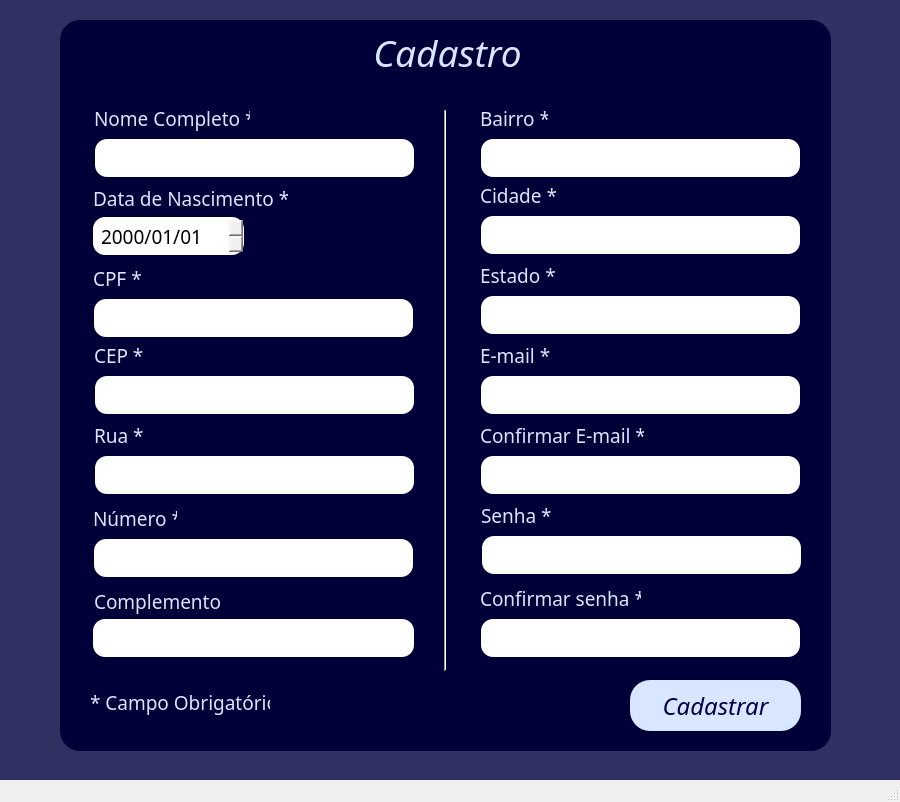
<?xml version="1.0" encoding="UTF-8"?>
<ui version="4.0">
 <class>MainWindow</class>
 <widget class="QMainWindow" name="MainWindow">
  <property name="geometry">
   <rect>
    <x>0</x>
    <y>0</y>
    <width>900</width>
    <height>802</height>
   </rect>
  </property>
  <property name="windowTitle">
   <string>MainWindow</string>
  </property>
  <widget class="QWidget" name="centralwidget">
   <widget class="QLabel" name="label">
    <property name="geometry">
     <rect>
      <x>94</x>
      <y>106</y>
      <width>156</width>
      <height>25</height>
     </rect>
    </property>
    <property name="font">
     <font>
      <family>Yu Gothic Medium</family>
      <pointsize>14</pointsize>
      <italic>false</italic>
     </font>
    </property>
    <property name="styleSheet">
     <string notr="true">QLabel{
	color: rgb(216, 231, 255)
}</string>
    </property>
    <property name="text">
     <string>Nome Completo *</string>
    </property>
   </widget>
   <widget class="QLineEdit" name="lineEdit_nome">
    <property name="geometry">
     <rect>
      <x>93</x>
      <y>139</y>
      <width>321</width>
      <height>38</height>
     </rect>
    </property>
    <property name="font">
     <font>
      <family>Yu Gothic Medium</family>
      <pointsize>14</pointsize>
      <weight>50</weight>
      <bold>false</bold>
     </font>
    </property>
    <property name="styleSheet">
     <string notr="true">QLineEdit{
	border-radius: 12px;
	padding: 6px;
	margin-left: 2px solid rgb(49, 48, 98);
}</string>
    </property>
    <property name="text">
     <string/>
    </property>
   </widget>
   <widget class="QPushButton" name="pushButton_cadastrar">
    <property name="geometry">
     <rect>
      <x>630</x>
      <y>680</y>
      <width>171</width>
      <height>51</height>
     </rect>
    </property>
    <property name="font">
     <font>
      <family>Harlow Solid Italic</family>
      <pointsize>18</pointsize>
      <italic>true</italic>
     </font>
    </property>
    <property name="styleSheet">
     <string notr="true">QPushButton{
	background-color:rgb(216, 231, 255);
color: rgb(0, 0, 76);
border-radius: 20px
}</string>
    </property>
    <property name="text">
     <string>Cadastrar</string>
    </property>
   </widget>
   <widget class="QLabel" name="label_3">
    <property name="geometry">
     <rect>
      <x>93</x>
      <y>186</y>
      <width>195</width>
      <height>25</height>
     </rect>
    </property>
    <property name="font">
     <font>
      <family>Yu Gothic Medium</family>
      <pointsize>14</pointsize>
      <italic>false</italic>
     </font>
    </property>
    <property name="styleSheet">
     <string notr="true">QLabel{
	color: rgb(216, 231, 255)
}</string>
    </property>
    <property name="text">
     <string>Data de Nascimento *</string>
    </property>
   </widget>
   <widget class="QDateEdit" name="dateEdit_nasc">
    <property name="geometry">
     <rect>
      <x>93</x>
      <y>217</y>
      <width>151</width>
      <height>38</height>
     </rect>
    </property>
    <property name="font">
     <font>
      <family>Yu Gothic Medium</family>
      <pointsize>14</pointsize>
     </font>
    </property>
    <property name="styleSheet">
     <string notr="true">QDateEdit{
	border-radius: 12px;
padding: 6px
}</string>
    </property>
    <property name="displayFormat">
     <string>yyyy/MM/dd</string>
    </property>
   </widget>
   <widget class="QLabel" name="label_6">
    <property name="geometry">
     <rect>
      <x>60</x>
      <y>20</y>
      <width>771</width>
      <height>731</height>
     </rect>
    </property>
    <property name="styleSheet">
     <string notr="true">QLabel{
	background-color:rgb(0, 0, 57);
	border-radius: 20px
}</string>
    </property>
    <property name="text">
     <string/>
    </property>
   </widget>
   <widget class="QLabel" name="label_7">
    <property name="geometry">
     <rect>
      <x>330</x>
      <y>22</y>
      <width>235</width>
      <height>61</height>
     </rect>
    </property>
    <property name="font">
     <font>
      <family>Harlow Solid Italic</family>
      <pointsize>28</pointsize>
      <weight>50</weight>
      <italic>true</italic>
      <bold>false</bold>
     </font>
    </property>
    <property name="styleSheet">
     <string notr="true">QLabel{
	color: rgb(216, 231, 255)
}</string>
    </property>
    <property name="text">
     <string>Cadastro</string>
    </property>
    <property name="alignment">
     <set>Qt::AlignCenter</set>
    </property>
   </widget>
   <widget class="QLabel" name="label_10">
    <property name="geometry">
     <rect>
      <x>0</x>
      <y>0</y>
      <width>911</width>
      <height>791</height>
     </rect>
    </property>
    <property name="styleSheet">
     <string notr="true">QLabel{
background-color:rgb(49, 48, 98)
}</string>
    </property>
    <property name="text">
     <string/>
    </property>
   </widget>
   <widget class="QLabel" name="label_2">
    <property name="geometry">
     <rect>
      <x>93</x>
      <y>266</y>
      <width>52</width>
      <height>25</height>
     </rect>
    </property>
    <property name="font">
     <font>
      <family>Yu Gothic Medium</family>
      <pointsize>14</pointsize>
      <italic>false</italic>
     </font>
    </property>
    <property name="styleSheet">
     <string notr="true">QLabel{
	color: rgb(216, 231, 255)
}</string>
    </property>
    <property name="text">
     <string>CPF *</string>
    </property>
   </widget>
   <widget class="QLineEdit" name="lineEdit_cpf">
    <property name="geometry">
     <rect>
      <x>92</x>
      <y>299</y>
      <width>321</width>
      <height>38</height>
     </rect>
    </property>
    <property name="font">
     <font>
      <family>Yu Gothic Medium</family>
      <pointsize>14</pointsize>
      <weight>50</weight>
      <bold>false</bold>
     </font>
    </property>
    <property name="styleSheet">
     <string notr="true">QLineEdit{
	border-radius: 12px;
	padding: 6px;
	margin-left: 2px solid rgb(49, 48, 98);
}</string>
    </property>
    <property name="text">
     <string/>
    </property>
   </widget>
   <widget class="QLabel" name="label_4">
    <property name="geometry">
     <rect>
      <x>94</x>
      <y>586</y>
      <width>152</width>
      <height>31</height>
     </rect>
    </property>
    <property name="font">
     <font>
      <family>Yu Gothic Medium</family>
      <pointsize>14</pointsize>
      <italic>false</italic>
     </font>
    </property>
    <property name="styleSheet">
     <string notr="true">QLabel{
	color: rgb(216, 231, 255)
}</string>
    </property>
    <property name="text">
     <string>Complemento</string>
    </property>
   </widget>
   <widget class="QLineEdit" name="lineEdit_complemento">
    <property name="geometry">
     <rect>
      <x>93</x>
      <y>619</y>
      <width>321</width>
      <height>38</height>
     </rect>
    </property>
    <property name="font">
     <font>
      <family>Yu Gothic Medium</family>
      <pointsize>14</pointsize>
      <weight>50</weight>
      <bold>false</bold>
     </font>
    </property>
    <property name="styleSheet">
     <string notr="true">QLineEdit{
	border-radius: 12px;
	padding: 6px;
}</string>
    </property>
    <property name="text">
     <string/>
    </property>
   </widget>
   <widget class="QLabel" name="label_5">
    <property name="geometry">
     <rect>
      <x>480</x>
      <y>106</y>
      <width>68</width>
      <height>25</height>
     </rect>
    </property>
    <property name="font">
     <font>
      <family>Yu Gothic Medium</family>
      <pointsize>14</pointsize>
      <italic>false</italic>
     </font>
    </property>
    <property name="styleSheet">
     <string notr="true">QLabel{
	color: rgb(216, 231, 255)
}</string>
    </property>
    <property name="text">
     <string>Bairro *</string>
    </property>
   </widget>
   <widget class="QLineEdit" name="lineEdit_bairro">
    <property name="geometry">
     <rect>
      <x>479</x>
      <y>139</y>
      <width>321</width>
      <height>38</height>
     </rect>
    </property>
    <property name="font">
     <font>
      <family>Yu Gothic Medium</family>
      <pointsize>14</pointsize>
      <weight>50</weight>
      <bold>false</bold>
     </font>
    </property>
    <property name="styleSheet">
     <string notr="true">QLineEdit{
	border-radius: 12px;
	padding: 6px;
	margin-left: 2px solid rgb(49, 48, 98);
}</string>
    </property>
    <property name="text">
     <string/>
    </property>
   </widget>
   <widget class="QLabel" name="label_8">
    <property name="geometry">
     <rect>
      <x>480</x>
      <y>183</y>
      <width>76</width>
      <height>25</height>
     </rect>
    </property>
    <property name="font">
     <font>
      <family>Yu Gothic Medium</family>
      <pointsize>14</pointsize>
      <italic>false</italic>
     </font>
    </property>
    <property name="styleSheet">
     <string notr="true">QLabel{
	color: rgb(216, 231, 255)
}</string>
    </property>
    <property name="text">
     <string>Cidade *</string>
    </property>
   </widget>
   <widget class="QLineEdit" name="lineEdit_cidade">
    <property name="geometry">
     <rect>
      <x>479</x>
      <y>216</y>
      <width>321</width>
      <height>38</height>
     </rect>
    </property>
    <property name="font">
     <font>
      <family>Yu Gothic Medium</family>
      <pointsize>14</pointsize>
      <weight>50</weight>
      <bold>false</bold>
     </font>
    </property>
    <property name="styleSheet">
     <string notr="true">QLineEdit{
	border-radius: 12px;
	padding: 6px;
	margin-left: 2px solid rgb(49, 48, 98);
}</string>
    </property>
    <property name="text">
     <string/>
    </property>
   </widget>
   <widget class="QLabel" name="label_9">
    <property name="geometry">
     <rect>
      <x>480</x>
      <y>263</y>
      <width>76</width>
      <height>25</height>
     </rect>
    </property>
    <property name="font">
     <font>
      <family>Yu Gothic Medium</family>
      <pointsize>14</pointsize>
      <italic>false</italic>
     </font>
    </property>
    <property name="styleSheet">
     <string notr="true">QLabel{
	color: rgb(216, 231, 255)
}</string>
    </property>
    <property name="text">
     <string>Estado *</string>
    </property>
   </widget>
   <widget class="QLineEdit" name="lineEdit_estado">
    <property name="geometry">
     <rect>
      <x>479</x>
      <y>296</y>
      <width>321</width>
      <height>38</height>
     </rect>
    </property>
    <property name="font">
     <font>
      <family>Yu Gothic Medium</family>
      <pointsize>14</pointsize>
      <weight>50</weight>
      <bold>false</bold>
     </font>
    </property>
    <property name="styleSheet">
     <string notr="true">QLineEdit{
	border-radius: 12px;
	padding: 6px;
	margin-left: 2px solid rgb(49, 48, 98);
}</string>
    </property>
    <property name="text">
     <string/>
    </property>
   </widget>
   <widget class="QLabel" name="label_11">
    <property name="geometry">
     <rect>
      <x>480</x>
      <y>343</y>
      <width>71</width>
      <height>25</height>
     </rect>
    </property>
    <property name="font">
     <font>
      <family>Yu Gothic Medium</family>
      <pointsize>14</pointsize>
      <italic>false</italic>
     </font>
    </property>
    <property name="styleSheet">
     <string notr="true">QLabel{
	color: rgb(216, 231, 255)
}</string>
    </property>
    <property name="text">
     <string>E-mail *</string>
    </property>
   </widget>
   <widget class="QLineEdit" name="lineEdit_email">
    <property name="geometry">
     <rect>
      <x>479</x>
      <y>376</y>
      <width>321</width>
      <height>38</height>
     </rect>
    </property>
    <property name="font">
     <font>
      <family>Yu Gothic Medium</family>
      <pointsize>14</pointsize>
      <weight>50</weight>
      <bold>false</bold>
     </font>
    </property>
    <property name="styleSheet">
     <string notr="true">QLineEdit{
	border-radius: 12px;
	padding: 6px;
	margin-left: 2px solid rgb(49, 48, 98);
}</string>
    </property>
    <property name="text">
     <string/>
    </property>
   </widget>
   <widget class="QLabel" name="label_12">
    <property name="geometry">
     <rect>
      <x>93</x>
      <y>506</y>
      <width>84</width>
      <height>25</height>
     </rect>
    </property>
    <property name="font">
     <font>
      <family>Yu Gothic Medium</family>
      <pointsize>14</pointsize>
      <italic>false</italic>
     </font>
    </property>
    <property name="styleSheet">
     <string notr="true">QLabel{
	color: rgb(216, 231, 255)
}</string>
    </property>
    <property name="text">
     <string>Número *</string>
    </property>
   </widget>
   <widget class="QLineEdit" name="lineEdit_numero">
    <property name="geometry">
     <rect>
      <x>92</x>
      <y>539</y>
      <width>321</width>
      <height>38</height>
     </rect>
    </property>
    <property name="font">
     <font>
      <family>Yu Gothic Medium</family>
      <pointsize>14</pointsize>
      <weight>50</weight>
      <bold>false</bold>
     </font>
    </property>
    <property name="styleSheet">
     <string notr="true">QLineEdit{
	border-radius: 12px;
	padding: 6px;
	margin-left: 2px solid rgb(49, 48, 98);
}</string>
    </property>
    <property name="text">
     <string/>
    </property>
   </widget>
   <widget class="QLabel" name="label_13">
    <property name="geometry">
     <rect>
      <x>481</x>
      <y>503</y>
      <width>70</width>
      <height>25</height>
     </rect>
    </property>
    <property name="font">
     <font>
      <family>Yu Gothic Medium</family>
      <pointsize>14</pointsize>
      <italic>false</italic>
     </font>
    </property>
    <property name="styleSheet">
     <string notr="true">QLabel{
	color: rgb(216, 231, 255)
}</string>
    </property>
    <property name="text">
     <string>Senha *</string>
    </property>
   </widget>
   <widget class="QLineEdit" name="lineEdit_senha">
    <property name="geometry">
     <rect>
      <x>480</x>
      <y>536</y>
      <width>321</width>
      <height>38</height>
     </rect>
    </property>
    <property name="font">
     <font>
      <family>Yu Gothic Medium</family>
      <pointsize>14</pointsize>
      <weight>50</weight>
      <bold>false</bold>
     </font>
    </property>
    <property name="styleSheet">
     <string notr="true">QLineEdit{
	border-radius: 12px;
	padding: 6px;
	margin-left: 2px solid rgb(49, 48, 98);
}</string>
    </property>
    <property name="text">
     <string/>
    </property>
    <property name="echoMode">
     <enum>QLineEdit::Password</enum>
    </property>
   </widget>
   <widget class="QLabel" name="label_14">
    <property name="geometry">
     <rect>
      <x>480</x>
      <y>586</y>
      <width>161</width>
      <height>25</height>
     </rect>
    </property>
    <property name="font">
     <font>
      <family>Yu Gothic Medium</family>
      <pointsize>14</pointsize>
      <italic>false</italic>
     </font>
    </property>
    <property name="styleSheet">
     <string notr="true">QLabel{
	color: rgb(216, 231, 255)
}</string>
    </property>
    <property name="text">
     <string>Confirmar senha *</string>
    </property>
   </widget>
   <widget class="QLineEdit" name="lineEdit_senhaConfirm">
    <property name="geometry">
     <rect>
      <x>479</x>
      <y>619</y>
      <width>321</width>
      <height>38</height>
     </rect>
    </property>
    <property name="font">
     <font>
      <family>Yu Gothic Medium</family>
      <pointsize>14</pointsize>
      <weight>50</weight>
      <bold>false</bold>
     </font>
    </property>
    <property name="styleSheet">
     <string notr="true">QLineEdit{
	border-radius: 12px;
	padding: 6px;
	margin-left: 2px solid rgb(49, 48, 98);
}</string>
    </property>
    <property name="text">
     <string/>
    </property>
    <property name="echoMode">
     <enum>QLineEdit::Password</enum>
    </property>
   </widget>
   <widget class="QLabel" name="label_16">
    <property name="geometry">
     <rect>
      <x>94</x>
      <y>423</y>
      <width>49</width>
      <height>25</height>
     </rect>
    </property>
    <property name="font">
     <font>
      <family>Yu Gothic Medium</family>
      <pointsize>14</pointsize>
      <italic>false</italic>
     </font>
    </property>
    <property name="styleSheet">
     <string notr="true">QLabel{
	color: rgb(216, 231, 255)
}</string>
    </property>
    <property name="text">
     <string>Rua *</string>
    </property>
   </widget>
   <widget class="QLineEdit" name="lineEdit_rua">
    <property name="geometry">
     <rect>
      <x>93</x>
      <y>456</y>
      <width>321</width>
      <height>38</height>
     </rect>
    </property>
    <property name="font">
     <font>
      <family>Yu Gothic Medium</family>
      <pointsize>14</pointsize>
      <weight>50</weight>
      <bold>false</bold>
     </font>
    </property>
    <property name="styleSheet">
     <string notr="true">QLineEdit{
	border-radius: 12px;
	padding: 6px;
	margin-left: 2px solid rgb(49, 48, 98);
}</string>
    </property>
    <property name="text">
     <string/>
    </property>
   </widget>
   <widget class="QLabel" name="label_17">
    <property name="geometry">
     <rect>
      <x>480</x>
      <y>423</y>
      <width>164</width>
      <height>25</height>
     </rect>
    </property>
    <property name="font">
     <font>
      <family>Yu Gothic Medium</family>
      <pointsize>14</pointsize>
      <italic>false</italic>
     </font>
    </property>
    <property name="styleSheet">
     <string notr="true">QLabel{
	color: rgb(216, 231, 255)
}</string>
    </property>
    <property name="text">
     <string>Confirmar E-mail *</string>
    </property>
   </widget>
   <widget class="QLineEdit" name="lineEdit_emailConfirm">
    <property name="geometry">
     <rect>
      <x>479</x>
      <y>456</y>
      <width>321</width>
      <height>38</height>
     </rect>
    </property>
    <property name="font">
     <font>
      <family>Yu Gothic Medium</family>
      <pointsize>14</pointsize>
      <weight>50</weight>
      <bold>false</bold>
     </font>
    </property>
    <property name="styleSheet">
     <string notr="true">QLineEdit{
	border-radius: 12px;
	padding: 6px;
	margin-left: 2px solid rgb(49, 48, 98);
}</string>
    </property>
    <property name="text">
     <string/>
    </property>
   </widget>
   <widget class="QLabel" name="label_15">
    <property name="geometry">
     <rect>
      <x>94</x>
      <y>343</y>
      <width>52</width>
      <height>25</height>
     </rect>
    </property>
    <property name="font">
     <font>
      <family>Yu Gothic Medium</family>
      <pointsize>14</pointsize>
      <italic>false</italic>
     </font>
    </property>
    <property name="styleSheet">
     <string notr="true">QLabel{
	color: rgb(216, 231, 255)
}</string>
    </property>
    <property name="text">
     <string>CEP *</string>
    </property>
   </widget>
   <widget class="QLineEdit" name="lineEdit_cep">
    <property name="geometry">
     <rect>
      <x>93</x>
      <y>376</y>
      <width>321</width>
      <height>38</height>
     </rect>
    </property>
    <property name="font">
     <font>
      <family>Yu Gothic Medium</family>
      <pointsize>14</pointsize>
      <weight>50</weight>
      <bold>false</bold>
     </font>
    </property>
    <property name="styleSheet">
     <string notr="true">QLineEdit{
	border-radius: 12px;
	padding: 6px;
	margin-left: 2px solid rgb(49, 48, 98);
}</string>
    </property>
    <property name="text">
     <string/>
    </property>
   </widget>
   <widget class="Line" name="line">
    <property name="geometry">
     <rect>
      <x>430</x>
      <y>110</y>
      <width>30</width>
      <height>561</height>
     </rect>
    </property>
    <property name="styleSheet">
     <string notr="true">Line{

	color: rgb(216, 231, 255)

}</string>
    </property>
    <property name="orientation">
     <enum>Qt::Vertical</enum>
    </property>
   </widget>
   <widget class="QLabel" name="label_18">
    <property name="geometry">
     <rect>
      <x>90</x>
      <y>690</y>
      <width>180</width>
      <height>25</height>
     </rect>
    </property>
    <property name="font">
     <font>
      <family>Yu Gothic Medium</family>
      <pointsize>14</pointsize>
     </font>
    </property>
    <property name="styleSheet">
     <string notr="true">QLabel{
	color: rgb(216, 231, 255)
}</string>
    </property>
    <property name="text">
     <string>* Campo Obrigatório</string>
    </property>
   </widget>
   <zorder>label_10</zorder>
   <zorder>label_6</zorder>
   <zorder>label</zorder>
   <zorder>lineEdit_nome</zorder>
   <zorder>pushButton_cadastrar</zorder>
   <zorder>label_3</zorder>
   <zorder>dateEdit_nasc</zorder>
   <zorder>label_7</zorder>
   <zorder>label_2</zorder>
   <zorder>lineEdit_cpf</zorder>
   <zorder>label_4</zorder>
   <zorder>lineEdit_complemento</zorder>
   <zorder>label_5</zorder>
   <zorder>lineEdit_bairro</zorder>
   <zorder>label_8</zorder>
   <zorder>lineEdit_cidade</zorder>
   <zorder>label_9</zorder>
   <zorder>lineEdit_estado</zorder>
   <zorder>label_11</zorder>
   <zorder>lineEdit_email</zorder>
   <zorder>label_12</zorder>
   <zorder>lineEdit_numero</zorder>
   <zorder>label_13</zorder>
   <zorder>lineEdit_senha</zorder>
   <zorder>label_14</zorder>
   <zorder>lineEdit_senhaConfirm</zorder>
   <zorder>label_16</zorder>
   <zorder>lineEdit_rua</zorder>
   <zorder>label_17</zorder>
   <zorder>lineEdit_emailConfirm</zorder>
   <zorder>label_15</zorder>
   <zorder>lineEdit_cep</zorder>
   <zorder>line</zorder>
   <zorder>label_18</zorder>
  </widget>
  <widget class="QMenuBar" name="menubar">
   <property name="geometry">
    <rect>
     <x>0</x>
     <y>0</y>
     <width>900</width>
     <height>21</height>
    </rect>
   </property>
  </widget>
  <widget class="QStatusBar" name="statusbar"/>
 </widget>
 <resources/>
 <connections/>
</ui>
